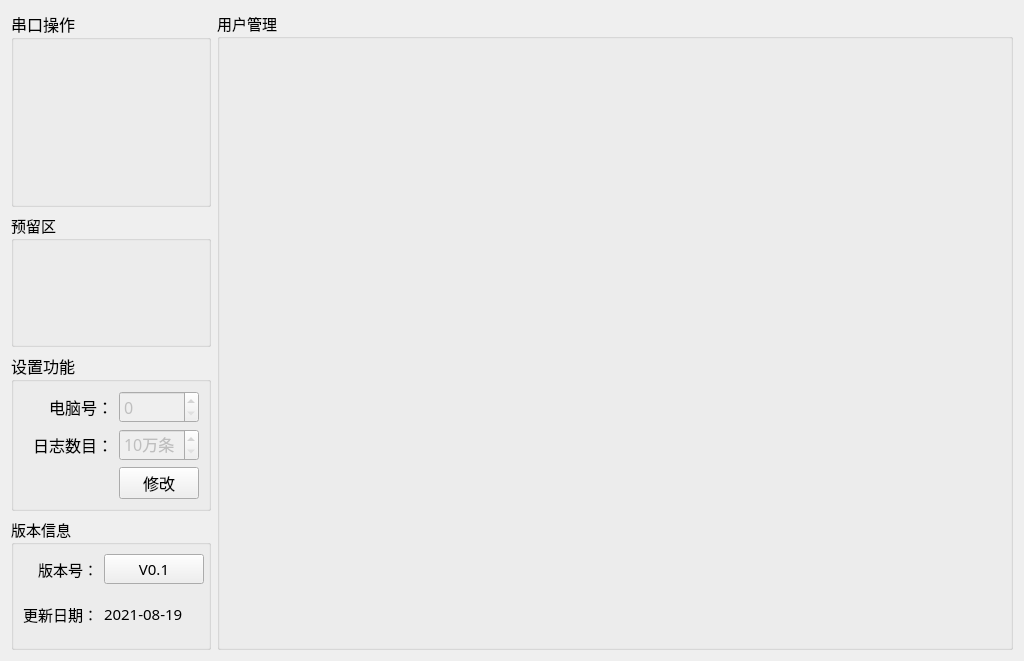
<?xml version="1.0" encoding="UTF-8"?>
<ui version="4.0">
 <class>Setup_MainWid</class>
 <widget class="QWidget" name="Setup_MainWid">
  <property name="geometry">
   <rect>
    <x>0</x>
    <y>0</y>
    <width>1024</width>
    <height>661</height>
   </rect>
  </property>
  <property name="font">
   <font>
    <family>微软雅黑</family>
    <pointsize>11</pointsize>
   </font>
  </property>
  <property name="windowTitle">
   <string>Form</string>
  </property>
  <layout class="QGridLayout" name="gridLayout_6">
   <item row="1" column="0">
    <widget class="QGroupBox" name="groupBox_6">
     <property name="title">
      <string>预留区</string>
     </property>
    </widget>
   </item>
   <item row="0" column="1" rowspan="4">
    <widget class="QGroupBox" name="groupBox_5">
     <property name="title">
      <string>用户管理</string>
     </property>
     <layout class="QGridLayout" name="gridLayout_4">
      <item row="0" column="0">
       <widget class="QStackedWidget" name="stackedWid"/>
      </item>
     </layout>
    </widget>
   </item>
   <item row="3" column="0">
    <widget class="QGroupBox" name="groupBox">
     <property name="maximumSize">
      <size>
       <width>200</width>
       <height>140</height>
      </size>
     </property>
     <property name="title">
      <string>版本信息</string>
     </property>
     <layout class="QGridLayout" name="gridLayout_2">
      <item row="1" column="2">
       <widget class="QLabel" name="label_date">
        <property name="text">
         <string>2021-08-19</string>
        </property>
       </widget>
      </item>
      <item row="0" column="0">
       <widget class="QLabel" name="label">
        <property name="text">
         <string>版本号：</string>
        </property>
        <property name="alignment">
         <set>Qt::AlignRight|Qt::AlignTrailing|Qt::AlignVCenter</set>
        </property>
       </widget>
      </item>
      <item row="1" column="0">
       <widget class="QLabel" name="label_3">
        <property name="text">
         <string>更新日期：</string>
        </property>
        <property name="alignment">
         <set>Qt::AlignRight|Qt::AlignTrailing|Qt::AlignVCenter</set>
        </property>
       </widget>
      </item>
      <item row="0" column="2">
       <widget class="QPushButton" name="verBtn">
        <property name="minimumSize">
         <size>
          <width>100</width>
          <height>30</height>
         </size>
        </property>
        <property name="text">
         <string>V0.1</string>
        </property>
       </widget>
      </item>
     </layout>
    </widget>
   </item>
   <item row="0" column="0">
    <widget class="QGroupBox" name="groupBox_3">
     <property name="minimumSize">
      <size>
       <width>0</width>
       <height>80</height>
      </size>
     </property>
     <property name="maximumSize">
      <size>
       <width>200</width>
       <height>260</height>
      </size>
     </property>
     <property name="font">
      <font>
       <family>微软雅黑</family>
       <pointsize>12</pointsize>
      </font>
     </property>
     <property name="title">
      <string>串口操作</string>
     </property>
     <layout class="QGridLayout" name="gridLayout">
      <item row="0" column="0">
       <widget class="QWidget" name="comWid" native="true">
        <property name="minimumSize">
         <size>
          <width>0</width>
          <height>70</height>
         </size>
        </property>
       </widget>
      </item>
      <item row="1" column="0">
       <widget class="QWidget" name="devWid" native="true">
        <property name="minimumSize">
         <size>
          <width>0</width>
          <height>70</height>
         </size>
        </property>
       </widget>
      </item>
     </layout>
    </widget>
   </item>
   <item row="2" column="0">
    <widget class="QGroupBox" name="groupBox_2">
     <property name="minimumSize">
      <size>
       <width>0</width>
       <height>0</height>
      </size>
     </property>
     <property name="maximumSize">
      <size>
       <width>200</width>
       <height>16777215</height>
      </size>
     </property>
     <property name="font">
      <font>
       <family>微软雅黑</family>
       <pointsize>12</pointsize>
      </font>
     </property>
     <property name="title">
      <string>设置功能</string>
     </property>
     <layout class="QGridLayout" name="gridLayout_5">
      <item row="0" column="0">
       <widget class="QLabel" name="label_16">
        <property name="text">
         <string>电脑号：</string>
        </property>
        <property name="alignment">
         <set>Qt::AlignRight|Qt::AlignTrailing|Qt::AlignVCenter</set>
        </property>
       </widget>
      </item>
      <item row="0" column="1">
       <widget class="QSpinBox" name="pcNumSpin">
        <property name="enabled">
         <bool>false</bool>
        </property>
        <property name="styleSheet">
         <string notr="true"/>
        </property>
        <property name="maximum">
         <number>9</number>
        </property>
       </widget>
      </item>
      <item row="1" column="0">
       <widget class="QLabel" name="label_15">
        <property name="text">
         <string>日志数目：</string>
        </property>
        <property name="alignment">
         <set>Qt::AlignRight|Qt::AlignTrailing|Qt::AlignVCenter</set>
        </property>
       </widget>
      </item>
      <item row="1" column="1">
       <widget class="QSpinBox" name="logCountSpin">
        <property name="enabled">
         <bool>false</bool>
        </property>
        <property name="suffix">
         <string>万条</string>
        </property>
        <property name="minimum">
         <number>10</number>
        </property>
       </widget>
      </item>
      <item row="2" column="0">
       <spacer name="horizontalSpacer_2">
        <property name="orientation">
         <enum>Qt::Horizontal</enum>
        </property>
        <property name="sizeHint" stdset="0">
         <size>
          <width>92</width>
          <height>20</height>
         </size>
        </property>
       </spacer>
      </item>
      <item row="2" column="1">
       <widget class="QPushButton" name="pcBtn">
        <property name="text">
         <string>修改</string>
        </property>
       </widget>
      </item>
     </layout>
    </widget>
   </item>
  </layout>
 </widget>
 <resources/>
 <connections/>
</ui>
